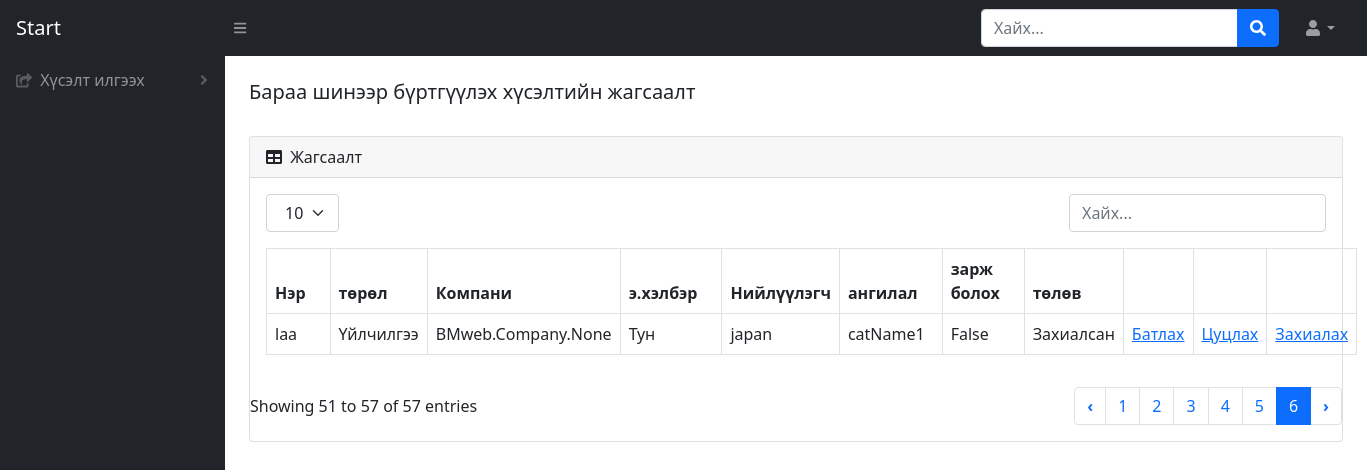
Screenshot of /product-list with the database file from the repository.
### BMweb/models.py (models this page shows, shortened)
class Product(models.Model):
    prodName = models.CharField(max_length=50, verbose_name=_("Барааны нэр"))
    zCode = models.IntegerField(null=True, blank=True, verbose_name=_("Зураасан код"))
    prodType = models.ForeignKey(ProdType, related_name='products',on_delete=models.CASCADE, verbose_name=_("Төрлийн нэр"))
    zzCode = models.IntegerField(null=True, blank=True, verbose_name=_("Нэмэлт зураасан код"))
    price = models.DecimalField(max_digits=16, decimal_places=2, verbose_name=_("Үнэ"))
    hemNegj = models.IntegerField(null=True, blank=True, verbose_name=_("Хэмжих нэгж"))
    hudNegj = models.IntegerField(null=True, blank=True, verbose_name=_("Худалдан авалтын нэгж"))
    company = models.ManyToManyField(Company,related_name='products',verbose_name=_("Компани"))
    erNershil = models.CharField(max_length=50, verbose_name=_("Ерөнхий нэршил"))
    emHelber = models.ForeignKey(EmHelber, on_delete=models.CASCADE,verbose_name=_("Эмийн хэлбэр"))
    paiz = models.ForeignKey(Paiz, on_delete=models.CASCADE,verbose_name=_("Пайз"))
    uildwerlegch = models.ForeignKey(Manufacturer, on_delete=models.CASCADE, verbose_name=_("Үйлдвэрлэгч"))
    uNiiluulegch = models.CharField(max_length=50, verbose_name=_("Үндсэн нийлүүлэгч"))
    category = models.ForeignKey(Category,related_name='products', on_delete=models.CASCADE,verbose_name=_("Ангилал"))
    borBoloh = models.BooleanField(verbose_name=_("Борлуулж болох эсэх"),default=False)
    hudAwch = models.BooleanField(verbose_name=_("Худалдан авч болох эсэх"),default=False)
    zarBoloh = models.BooleanField(verbose_name=_("Зарлагдаж болох эсэх"),default=False)
    state = models.ForeignKey(State,related_name='products', on_delete=models.CASCADE, verbose_name=_("Төлөв"))
    class Meta:
        verbose_name = _("Бараа")
        verbose_name_plural = _("Бараа")

class ProdType(models.Model):
    typeName = models.CharField(max_length=50, verbose_name=_("Төрлийн нэр"))
    class Meta:
        verbose_name = _("Барааны төрөл")
        verbose_name_plural = _("Барааны төрөл")
    def __str__(self):
        return self.typeName

class EmHelber(models.Model):
    EmHelberName = models.CharField(max_length=50,verbose_name=_("Эмийн хэлбэрийн нэр"))
    class Meta:
        verbose_name = _("Эмийн хэлбэр")
        verbose_name_plural = _("Эмийн хэлбэр")
    def __str__(self):
        return self.EmHelberName

class Category(models.Model):
    catName = models.CharField(max_length=50, verbose_name=_("Ангилалын нэр"))
    class Meta:
        verbose_name = _("Ангилал")
        verbose_name_plural = _("Ангилал")
    def __str__(self):
        return self.catName

class State(models.Model):
    stateName = models.CharField(max_length=50, verbose_name=_("Төлөвийн нэр"))
    class Meta:
        verbose_name = _("Барааны төлөв")
        verbose_name_plural = _("Барааны төлөв")
    def __str__(self):
        return self.stateName

### BMweb/views.py (the view)
# urls.py: path('product-list',views.productList,name='product-list'),
def productList(request):
    if 'user_id' in request.session:
        h = Hereglegch.objects.get(pk=request.session['user_id'])
        return render(request,'productList.html', {'user': h })
    p = Product.objects.all()
    return render(request, 'productList.html',{'productList': p})

### BMweb/models.py (called while the page is built)
    def __str__(self):
        return self.manName

    def __str__(self):
        return self.paizName

### BMweb/templates/productList.html (shortened to what this page needs)
{% load static %}
<!DOCTYPE html>
<html lang="en">
    <head>
        <link href="https://cdn.jsdelivr.net/npm/simple-datatables@latest/dist/style.css" rel="stylesheet" />
        <link href="css/styles.css" rel="stylesheet" />
        <link href="{% static 'css/styles.css' %}" rel="stylesheet"/>
    </head>
    <body class="sb-nav-fixed">
        <nav class="sb-topnav navbar navbar-expand navbar-dark bg-dark">
            <a class="navbar-brand ps-3" href="login.html">Start</a>
            <button class="btn btn-link btn-sm order-1 order-lg-0 me-4 me-lg-0" id="sidebarToggle" href="#!"><i class="fas fa-bars"></i></button>
            <form class="d-none d-md-inline-block form-inline ms-auto me-0 me-md-3 my-2 my-md-0">
                <div class="input-group">
                    <input class="form-control" type="text" placeholder="Хайх..." aria-label="Search for..." aria-describedby="btnNavbarSearch" />
                    <button class="btn btn-primary" id="btnNavbarSearch" type="button"><i class="fas fa-search"></i></button>
                </div>
            </form>
            <ul class="navbar-nav ms-auto ms-md-0 me-3 me-lg-4">
                <li class="nav-item dropdown">
                    <a class="nav-link dropdown-toggle" id="navbarDropdown" href="#" role="button" data-bs-toggle="dropdown" aria-expanded="false"><i class="fas fa-user fa-fw"></i></a>
                </li>
            </ul>
        </nav>
        <div id="layoutSidenav">
            <div id="layoutSidenav_nav">
                <nav class="sb-sidenav accordion sb-sidenav-dark" id="sidenavAccordion">
                    <div class="sb-sidenav-menu">
                        <div class="nav">
                            <a class="nav-link collapsed" href="#" data-bs-toggle="collapse" data-bs-target="#collapseLayouts" aria-expanded="false" aria-controls="collapseLayouts">
                                <div class="sb-nav-link-icon"><i class="fas fa-share-square"></i></div>
                                Хүсэлт илгээх
                                <div class="sb-sidenav-collapse-arrow"><i class="fas fa-angle-down"></i></div>
                            </a>
                        </div>
                    </div>
                </nav>
            </div>
            <div id="layoutSidenav_content">
                <main>
                    <div class="container-fluid px-4">
                        <h5 class="mt-4">Бараа шинээр бүртгүүлэх хүсэлтийн жагсаалт</h5>
                        <div class="card mb-4">
                            <div class="card-header">
                                <i class="fas fa-table me-1"></i>
                                Жагсаалт
                            </div>
                            <div class="card-body">
                                <div class="dataTable-top">
                                    <div class="dataTable-dropdown">
                                        <label>
                                            <select class="dataTable-selector">
                                                <option value="10" selected="">10</option>
                                            </select>
                                        </label>
                                    </div>
                                    <div class="dataTable-search">
                                        <input class="dataTable-input" placeholder="Хайх..." type="text">
                                    </div>
                                </div>
                                <table id="datatablesSimple" class="dataTable-table">
                                    <thead>
                                        <tr>
                                            <th data-sortable="" class="asc">
                                                <a href="#" class="dataTable-sorter">Нэр</a>
                                            </th>
                                            <th data-sortable="" class="asc">
                                                <a href="#" class="dataTable-sorter">төрөл</a>
                                            </th>
                                            <th data-sortable="" class="asc">
                                                <a href="#" class="dataTable-sorter">Компани</a>
                                            </th>
                                            <th data-sortable="" class="asc">
                                                <a href="#" class="dataTable-sorter">э.хэлбэр</a>
                                            </th>
                                            <th data-sortable="" class="asc">
                                                <a href="#" class="dataTable-sorter"></a>Нийлүүлэгч</a>
                                            </th>
                                            <th data-sortable="" class="asc">
                                                <a href="#" class="dataTable-sorter">ангилал</a>
                                            </th>
                                            <th data-sortable="" class="asc">
                                                <a href="#" class="dataTable-sorter">зарж болох</a>
                                            </th>
                                            <th data-sortable="" class="asc">
                                                <a href="#" class="dataTable-sorter">төлөв</a>
                                            </th>
                                            <th data-sortable="" class="asc">
                                            </th>
                                            <th data-sortable="" class="asc">
                                            </th>
                                            <th data-sortable="" class="asc">
                                            </th>
                                        </tr>
                                    </thead>
                                    {% for h in productList %}
                                        <tr>
                                            <td>{{ h.prodName }}</td>
                                            <td>{{ h.prodType }}</td>
                                            <td>{{ h.company }}</td>
                                            <td>{{ h.emHelber }}</td>
                                            <td>{{ h.uNiiluulegch }}</td>
                                            <td>{{ h.category }}</td>
                                            <td>{{ h.zarBoloh }}</td>
                                            <td>{{ h.state }}</td>
                                            <td><a href="/change-stateProd/{{h.id}}/1">Батлах</a></td>
                                            <td><a href="/change-stateProd/{{h.id}}/2">Цуцлах</a></td>
                                            <td><a href="/change-stateProd/{{h.id}}/3">Захиалах</a></td>
                                        </tr>
                                    {% endfor %}
                                </table>
                            </div>
                            <div class="dataTable-bottom">
                                <div class="dataTable-info">Showing 51 to 57 of 57 entries</div>
                                <nav class="dataTable-pagination">
                                    <ul class="dataTable-pagination-list">
                                        <li class="pager"><a href="#" data-page="5">‹</a></li>
                                        <li class=""><a href="#" data-page="1">1</a></li>
                                        <li class=""><a href="#" data-page="2">2</a></li>
                                        <li class=""><a href="#" data-page="3">3</a></li>
                                        <li class=""><a href="#" data-page="4">4</a></li>
                                        <li class=""><a href="#" data-page="5">5</a></li>
                                        <li class="active"><a href="#" data-page="6">6</a></li>
                                        <li class="pager"><a href="#" data-page="6">›</a></li>
                                    </ul>
                                </nav>
                            </div>
                        </div>
                    </div>
                </main>
            </div>
        </div>
    </body>
</html>

### rows the page displays
Product: prodName "laa", prodType "Үйлчилгээ", company "BMweb.Company.None", emHelber "Тун", uNiiluulegch "japan", category "catName1", zarBoloh "False", state "Захиалсан"
